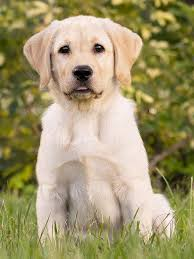
#> input picture udemy_Complete_DL_n_CV_course/imgs/dog.jpg, 194 x 259 px
$ jupyter execute Basic_Transformations.ipynb
#> lines starting #> are read from the running program, lines starting #| are printed output that depends on the picture
## Basic image Operations

[cell 1]
import cv2
#cv2.__version__
import matplotlib.pyplot as plt
import os
import numpy as np

cwd = os.getcwd()
# specify a 0 as a second argument for importing it in grey scale
# default set to 1

[cell 2]
def loadDog():
    return cv2.imread(cwd + "/imgs/dog.jpg")
#> returned value is the input picture: shape (259, 194, 3); mean B, G, R 109, 150, 160.6

[cell 3]
img = loadDog()
px = img[100, 150, :] # 0 - B, 1 - G, 2 - R
#> px = [147, 212, 227]
print(px)
#| [147 212 227]
print(img.shape)
#| (259, 194, 3)
print(img.dtype)
#| uint8
print(img.size)
#| 150738

[cell 4]
plt.imshow(img[:120, 25:140, 0]) # blue channel
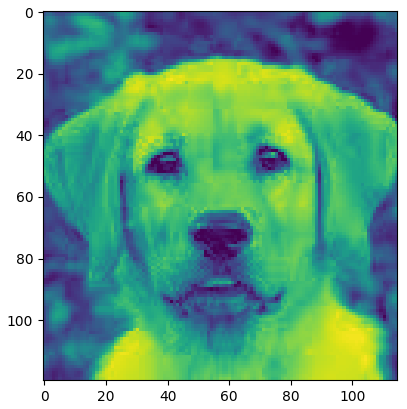
#> figure drawn by matplotlib, 1 panel

[cell 5]
img = loadDog()
b, g, r = cv2.split(img)
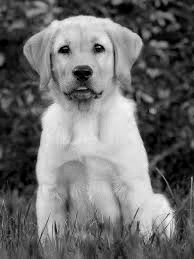
#> b: shape (259, 194); min 0, max 247, mean 109
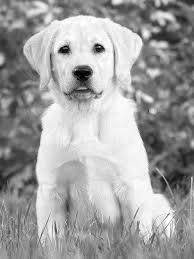
#> r: shape (259, 194); min 0, max 255, mean 160.6
# cv.merge((b,g,r))

plt.figure()
f, axarr = plt.subplots(1,3)
axarr[0].imshow(b)
axarr[1].imshow(g)
axarr[2].imshow(r)

[cell 6]
# OR
img = loadDog()
b, g, r = cv2.split(img)
plt.imshow(np.hstack((b,g,r)))
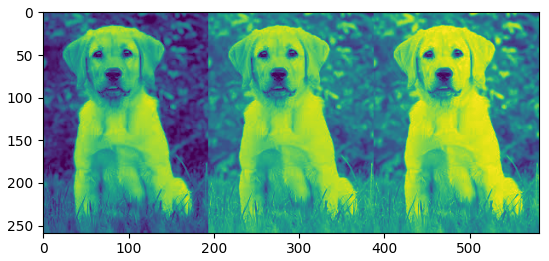
#> figure drawn by matplotlib, 1 panel

[cell 7]
#reflect = cv2.copyMakeBorder(img, 200,200,200,200, cv2.BORDER_REFLECT_101)
plt.imshow(np.hstack((img, img[:,::-1,:])))
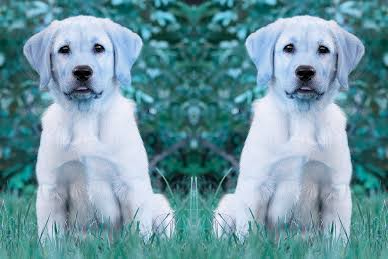
#> shown: shape (259, 388, 3); mean R, G, B 109, 150, 160.6

### Change Brightness

[cell 8]
img = loadDog()
brigther = cv2.add(img, -np.array([50.0]))
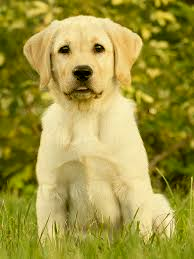
#> brigther: shape (259, 194, 3); mean B, G, R 64.4, 150, 160.6
# add with minus for making it darker
plt.imshow(brigther)
#plt.imshow(img + np.array([50]))

### Blur

[cell 9]
blurImage = cv2.blur(img, (10,10))
plt.imshow(blurImage)

### Sharpen using Convolution

[cell 10]
#kernel = np.array([[0.5,-0.5,0.5], [0.5,-0.5,0.5], [0.5,-0.5,0.5]],np.float32)
#kernel = np.array([[-2,2,1], [0,0,-1], [-0.2,0.5,0]],np.float32)
#kernel = np.array([[0.5,0,0.5], [0.5,0,0.5], [0.5,0,0.5]],np.float32)
kernel = np.array([[0,0,0], [0,0,0], [-2,3,0]],np.float32)

sharpImage = cv2.filter2D(img, -1, kernel)
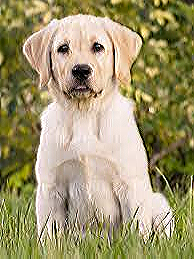
#> sharpImage: shape (259, 194, 3); mean B, G, R 109.8, 149.8, 159.8
plt.imshow(sharpImage)

### Pyramids

[cell 11]
lowerRes = cv2.pyrDown(img)
plt.imshow(lowerRes)

[cell 12]
higherRes = cv2.pyrUp(img)
plt.imshow(higherRes)

### Blending

[cell 13]
forest = cv2.imread(cwd + "/imgs/forest.jpg")
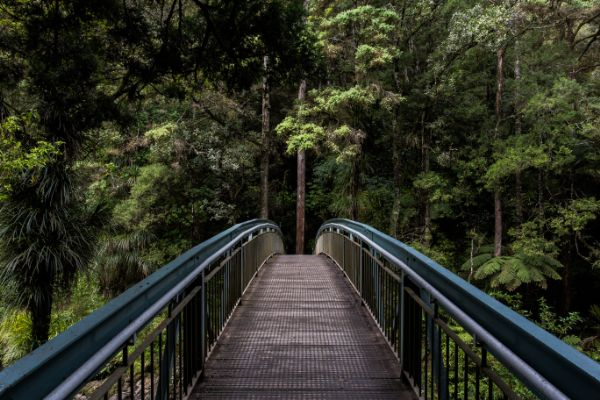
#> input picture udemy_Complete_DL_n_CV_course/imgs/forest.jpg, 600 x 400 px
#> forest is the input picture: shape (400, 600, 3); mean B, G, R 36.5, 49.4, 47.2
forestResized = cv2.resize(forest, (img.shape[1], img.shape[0]))
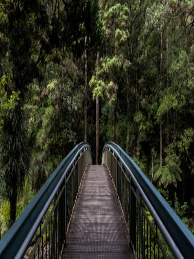
#> forestResized: shape (259, 194, 3); mean B, G, R 36.4, 49.4, 47.1
print(forest.shape)
#| (400, 600, 3)
print(forestResized.shape)
#| (259, 194, 3)
print(img.shape)
#| (259, 194, 3)

[cell 14]
blendedImage = cv2.addWeighted(img, 0.6, forestResized, 0.4, 0)
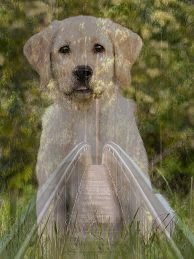
#> blendedImage: shape (259, 194, 3); mean B, G, R 80, 109.7, 115.2
# Last element is adding something to the resulting image if expressed
plt.imshow(blendedImage)
